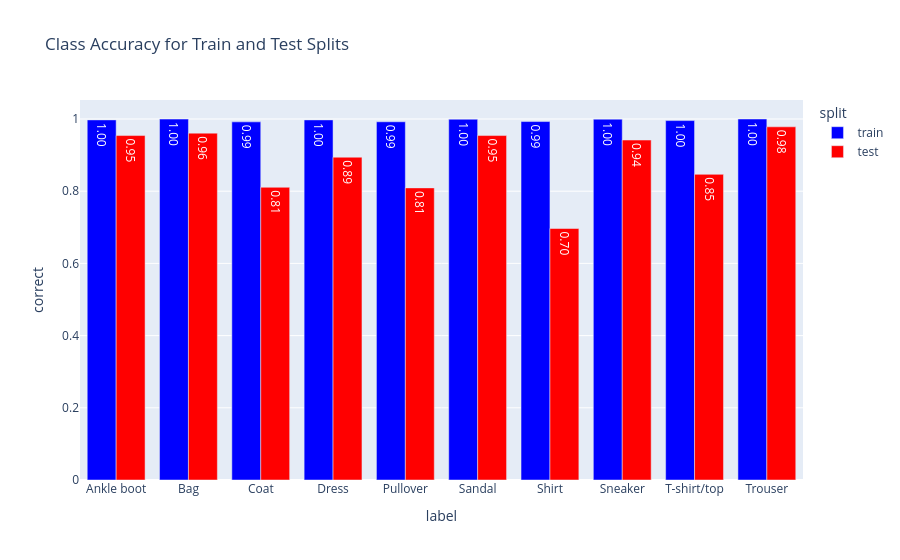

The notebook cell this image was saved under:
### Markdown cell above
### Problem 3c: Class Accuracy Analysis and Visualization

Analyze the model's performance for each class and visualize the class-wise accuracy for both the training and testing datasets.

#### **Task 1**: Create a `class_accuracy` DataFrame
1. Group the `train_df` and `test_df` DataFrames by `label` (class).
2. Calculate the accuracy for each class as the proportion of correct predictions (`correct` column).
3. Add a `split` column to indicate whether the data is from the training or testing set.
4. Combine the results into a single DataFrame called `class_accuracy` with the following columns:
    - `split`: Indicates whether the data is from the training or testing set.
    - `label`: The class label.
    - `correct`: The accuracy for the class.


#### **Task 2**: Visualize Class Accuracy
1. Use the `class_accuracy` DataFrame to create a grouped bar chart.
2. The x-axis should represent the class labels (`label`), and the y-axis should represent the accuracy (`correct`).
3. Use different colors for the training and testing splits:
    - Training: Blue
    - Testing: Red
4. Add the actual accuracy values on top of the bars, rounded to two decimal places. To do this you can add `text_auto=True` to your `.plot` call. If you want to round these numbers to the nearest 2nd decimal, set `text_auto='.2f'`


**Hints**:
- Use `reset_index()` after grouping to convert the grouped data into a DataFrame.

For example, after a groupby:

    df.groupby(['A', 'B'])['C'].mean()

you get a Series with a multi-index:

```bash
    A      B       
    foo    x      0.92
           y      0.85
    bar    x      0.99
           y      0.97
    Name: C, dtype: float64
```

If you call `.reset_index()`, you get a `DataFrame` with columns:

```bash
       A    B     C
    0  foo  x  0.92
    1  foo  y  0.85
    2  bar  x  0.99
    3  bar  y  0.97
```

This makes it much easier to plot or further manipulate the data.

### Code cell
# TODO: Calculate train and test accuracy per class 
# TODO: Use class_accuracy to create a grouped bar chart of class accuracy for train and test

train_acc = train_df.groupby('label')['correct'].mean().reset_index()
train_acc['split'] = 'train'

test_acc = test_df.groupby('label')['correct'].mean().reset_index()
test_acc['split'] = 'test'

class_accuracy = pd.concat([train_acc, test_acc], ignore_index=True)

fig = class_accuracy.plot(
    kind='bar', 
    x='label', 
    y='correct', 
    color='split', 
    barmode='group',
    text_auto='.2f',
    title='Class Accuracy for Train and Test Splits',
    color_discrete_map={'train': 'blue', 'test': 'red'}
)
fig.show()
print(class_accuracy)

### Figure 1 — Plotly figure (JSON) as saved in the notebook; plotly's stock layout.template omitted (floating-point values rounded to 4 significant figures)
{"data": [{"y": [0.9975, 0.9998, 0.9921, 0.9975, 0.9923, 0.9994, 0.9929, 0.9996, 0.9956, 1.0], "type": "bar", "yaxis": "y", "marker": {"color": "blue", "pattern": {"shape": ""}}, "textposition": "auto", "alignmentgroup": "True", "texttemplate": "%{y:.2f}", "xaxis": "x", "offsetgroup": "train", "name": "train", "hovertemplate": "split=train<br>label=%{x}<br>correct=%{y}<extra></extra>", "legendgroup": "train", "x": ["Ankle boot", "Bag", "Coat", "Dress", "Pullover", "Sandal", "Shirt", "Sneaker", "T-shirt/top", "Trouser"], "showlegend": true, "orientation": "v"}, {"y": [0.9542, 0.9608, 0.8108, 0.8942, 0.8092, 0.9542, 0.6967, 0.9417, 0.8467, 0.9783], "type": "bar", "yaxis": "y", "marker": {"color": "red", "pattern": {"shape": ""}}, "textposition": "auto", "alignmentgroup": "True", "texttemplate": "%{y:.2f}", "xaxis": "x", "offsetgroup": "test", "name": "test", "hovertemplate": "split=test<br>label=%{x}<br>correct=%{y}<extra></extra>", "legendgroup": "test", "x": ["Ankle boot", "Bag", "Coat", "Dress", "Pullover", "Sandal", "Shirt", "Sneaker", "T-shirt/top", "Trouser"], "showlegend": true, "orientation": "v"}], "layout": {"barmode": "group", "legend": {"title": {"text": "split"}, "tracegroupgap": 0.0}, "xaxis": {"title": {"text": "label"}, "anchor": "y", "domain": [0.0, 1.0]}, "title": {"text": "Class Accuracy for Train and Test Splits"}, "yaxis": {"title": {"text": "correct"}, "anchor": "x", "domain": [0.0, 1.0]}}}
